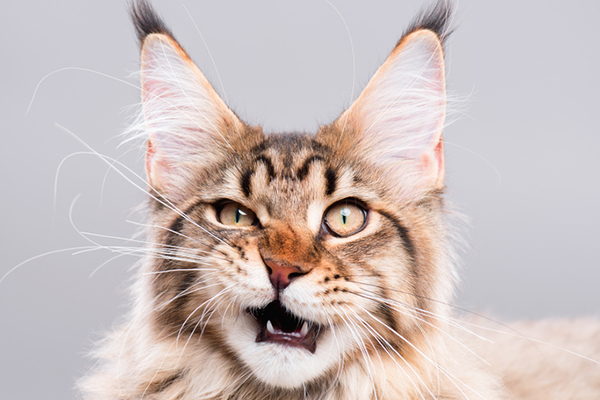
#> input picture Atividade_06/rgb-imagens/gato.jpg, 600 x 400 px, found by its file name; its folder holds only this picture in this run
$ python erosao_dilatacao.py
#> lines starting #> are read from the running program, lines starting #| are printed output that depends on the picture; after the words box and inside, x2 and y2 are one past the last pixel; in counts of white or black regions, pixels touching at a corner belong together
from PIL import Image, ImageOps
import numpy as np

nome_imagem = input('Digite o nome da imagem que deseja fazer a Erosão e a Dilatação: ')
#> the answer given: rgb-imagens/gato.jpg
nome_formatado = nome_imagem.split('.')[0]

elemento_estruturante = np.array([(0,0,0),(255,255,255),(0,255,0)])
elemento_estruturante_contador = 0

for i in range(3):
    for j in range(3):
        if elemento_estruturante[i][j] == 255:
            elemento_estruturante_contador = elemento_estruturante_contador +1

imagemRgb = Image.open(f'rgb-imagens/{nome_imagem}')
#> imagemRgb is the input picture: PIL image 600x400 RGB; mean R, G, B 203.2, 190.5, 188.6
imagemRgb = ImageOps.exif_transpose(imagemRgb)
imagem = ImageOps.grayscale(imagemRgb)
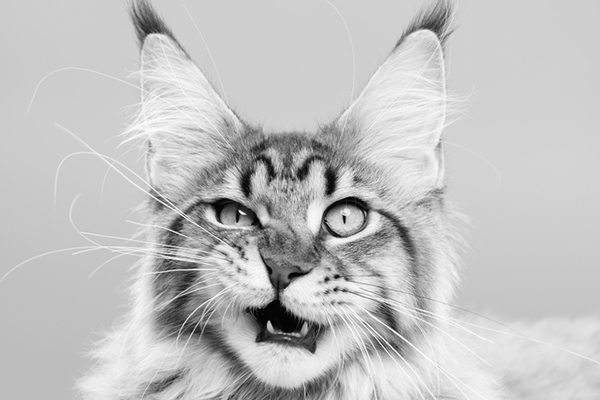
#> imagem: PIL image 600x400 L; min 0, max 255, mean 194

arrayImagem = np.asarray(imagem)
arrayBinarioDilatacao = np.zeros((imagem.height, imagem.width), dtype = np.uint8)
arrayDilatacao = np.zeros((imagem.height, imagem.width), dtype = np.uint8)
arrayErosao = np.zeros((imagem.height, imagem.width), dtype = np.uint8)

for i in range(imagem.height):
    for j in range(imagem.width):
            if(int(arrayImagem[i][j]) < 127):
                arrayBinarioDilatacao[i][j] = 255
            if(int(arrayImagem[i][j]) >= 127):
                arrayBinarioDilatacao[i][j] = 0
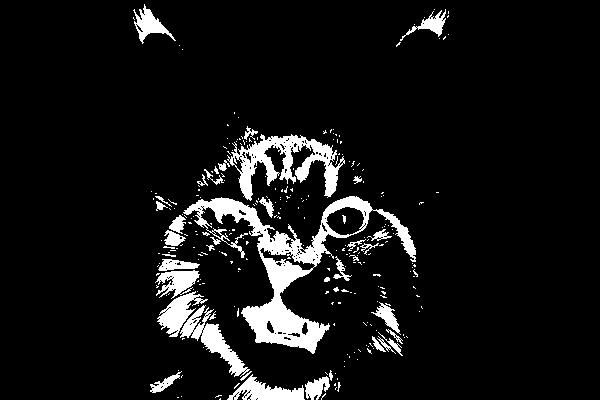
#> arrayBinarioDilatacao: shape (400, 600); 8% white; 268 white regions (228 under 20 px), largest, box (x1, y1, x2, y2) and area: (183, 196, 416, 354) 7459, (227, 134, 345, 201) 2979, (180, 305, 250, 377) 1376


for i in range(imagem.height):
    for j in range(imagem.width):
        posicao_pixel = 0
        elemento_estruturante_dentro_imagem = 0
        for posicao_pixel in range(9):
            auxI = i
            auxJ = j

            if(i<=0 or j<=0 or i>=imagem.height-1 or j>=imagem.width-1):
                borda = True
            else:
                if(arrayBinarioDilatacao[auxI, auxJ] == 255):
                    if(posicao_pixel == 0):
                        auxI = auxI -1
                        auxJ = auxJ -1
                        valor_pixel_atual = arrayBinarioDilatacao[auxI, auxJ]
                        if(valor_pixel_atual != elemento_estruturante[0][0]):
                            arrayDilatacao[auxI, auxJ] = 255
                        if(valor_pixel_atual == elemento_estruturante[0][0]):
                            elemento_estruturante_dentro_imagem = elemento_estruturante_dentro_imagem + 1
                    if(posicao_pixel == 1):
                        auxI = auxI -1
                        auxJ= auxJ
                        valor_pixel_atual = arrayBinarioDilatacao[auxI, auxJ]
                        if(valor_pixel_atual != elemento_estruturante[1][0]):
                            arrayDilatacao[auxI, auxJ] = 255
                        if(valor_pixel_atual == elemento_estruturante[1][0]):
                            elemento_estruturante_dentro_imagem = elemento_estruturante_dentro_imagem + 1
                    if(posicao_pixel == 2):
                        auxI = auxI -1
                        auxJ= auxJ +1
                        valor_pixel_atual = arrayBinarioDilatacao[auxI, auxJ]
                        if(valor_pixel_atual != elemento_estruturante[2][0]):
                            arrayDilatacao[auxI, auxJ] = 255
                        if(valor_pixel_atual == elemento_estruturante[2][0]):
                            elemento_estruturante_dentro_imagem = elemento_estruturante_dentro_imagem + 1
                    if(posicao_pixel == 3):
                        auxI = auxI
                        auxJ = auxJ +1
                        valor_pixel_atual = arrayBinarioDilatacao[auxI, auxJ]
                        if(valor_pixel_atual != elemento_estruturante[2][1]):
                            arrayDilatacao[auxI, auxJ] = 255
                        if(valor_pixel_atual == elemento_estruturante[2][1]):
                            elemento_estruturante_dentro_imagem = elemento_estruturante_dentro_imagem + 1
                    if(posicao_pixel == 4):
                        auxI = auxI +1
                        auxJ = auxJ +1
                        valor_pixel_atual = arrayBinarioDilatacao[auxI, auxJ]
                        if(valor_pixel_atual != elemento_estruturante[2][2]):
                            arrayDilatacao[auxI, auxJ] = 255
                        if(valor_pixel_atual == elemento_estruturante[2][2]):
                            elemento_estruturante_dentro_imagem = elemento_estruturante_dentro_imagem + 1
                    if(posicao_pixel == 5):
                        auxI = auxI +1
                        auxJ= auxJ
                        valor_pixel_atual = arrayBinarioDilatacao[auxI, auxJ]
                        if(valor_pixel_atual != elemento_estruturante[1][2]):
                            arrayDilatacao[auxI, auxJ] = 255
                        if(valor_pixel_atual == elemento_estruturante[1][2]):
                            elemento_estruturante_dentro_imagem = elemento_estruturante_dentro_imagem + 1
                    if(posicao_pixel == 6):
                        auxI = auxI +1
                        auxJ= auxJ -1
                        valor_pixel_atual = arrayBinarioDilatacao[auxI, auxJ]
                        if(valor_pixel_atual != elemento_estruturante[0][2]):
                            arrayDilatacao[auxI, auxJ] = 255
                        if(valor_pixel_atual == elemento_estruturante[0][2]):
                            elemento_estruturante_dentro_imagem = elemento_estruturante_dentro_imagem + 1
                    if(posicao_pixel == 7):
                        auxI = auxI
                        auxJ= auxJ -1
                        valor_pixel_atual = arrayBinarioDilatacao[auxI, auxJ]
                        if(valor_pixel_atual != elemento_estruturante[0][1]):
                            arrayDilatacao[auxI, auxJ] = 255
                        if(valor_pixel_atual == elemento_estruturante[0][1]):
                            elemento_estruturante_dentro_imagem = elemento_estruturante_dentro_imagem + 1
                    if(posicao_pixel == 8):
                        auxI = auxI
                        auxJ= auxJ
                        valor_pixel_atual = arrayBinarioDilatacao[auxI, auxJ]
                        if(valor_pixel_atual == elemento_estruturante[1][1]):
                            elemento_estruturante_dentro_imagem = elemento_estruturante_dentro_imagem + 1
                else:
                    elemEstruturante = False
        if(elemento_estruturante_contador == elemento_estruturante_dentro_imagem):
            arrayErosao[i][j] = 255
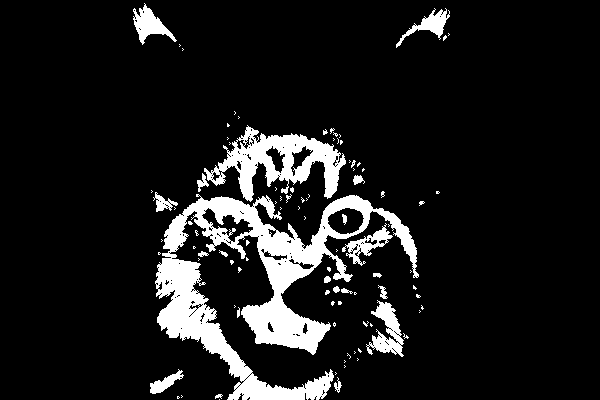
#> arrayDilatacao: shape (400, 600); 10.6% white; 95 white regions (73 under 20 px), largest, box (x1, y1, x2, y2) and area: (155, 194, 419, 400) 16495, (204, 125, 346, 202) 4337, (366, 300, 404, 357) 998
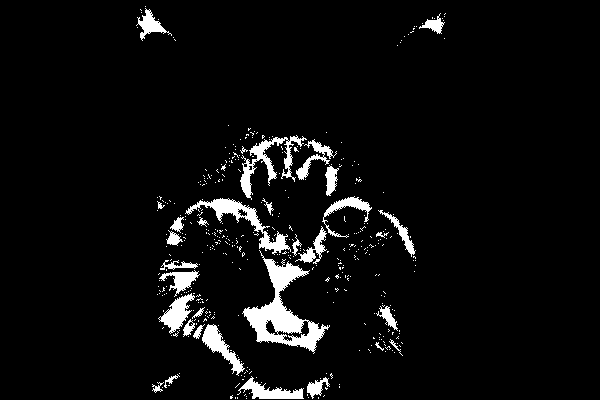
#> arrayErosao: shape (400, 600); 5.1% white; 414 white regions (382 under 20 px), largest, box (x1, y1, x2, y2) and area: (242, 250, 330, 354) 2831, (185, 198, 291, 255) 1206, (240, 135, 307, 200) 1095
#> after the loop, valor_pixel_atual = 255

imagem_binaria = Image.fromarray(arrayBinarioDilatacao, mode='L')
imagem_binaria.save(f'imagem_binaria/{nome_formatado}.jpg', format='JPEG')
imagem_binaria.show()

imagem_dilatacao = Image.fromarray(arrayDilatacao, mode='L')
imagem_dilatacao.save(f'dilatacao/{nome_formatado}.jpg', format='JPEG')
imagem_dilatacao.show()

imagem_erosao = Image.fromarray(arrayErosao, mode='L')
imagem_erosao.save(f'erosao/{nome_formatado}.jpg', format='JPEG')
imagem_erosao.show()
